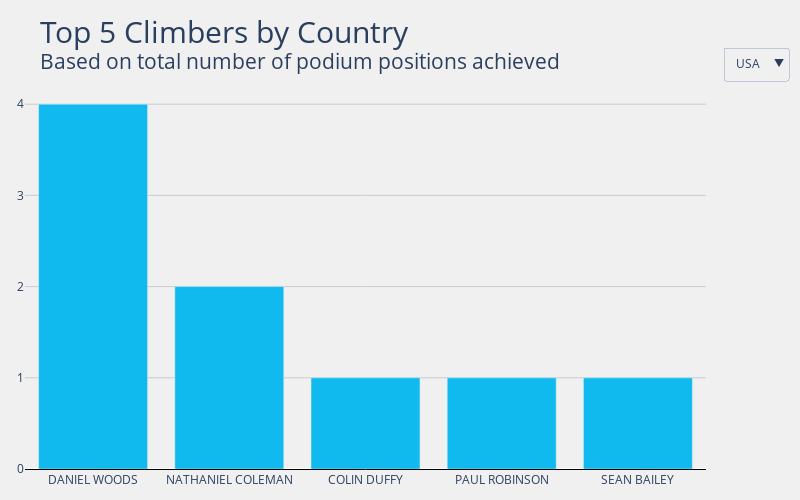

The notebook cell this image was saved under:
### Markdown cell above
## Top Climbers By Country

### Code cell
def get_top_by_country(df):
    """
    Returns a dataframe showing the top 5 climbers (if applicable)
    grouped by country.
    
    df: dataframe containing results for all bouldering events
    """
    df = df[(df['Rank'] <= 3) & (df['Rank'] > 0)] # Only get climbers on podium
    df = df.groupby(['Country'])[['Name']].value_counts().to_frame(name='Podiums').reset_index() # Each climber's podium count by year    
    df = df.groupby(['Country'], sort=False).head().reset_index(drop=True) # Top 5 climbers per year by country
    return df
    
top_by_country = get_top_by_country(boulder_men_all_results)
title = "Top 5 Climbers by Country<br><sup>Based on total number of podium positions achieved"
gen_plotly(top_by_country, 'Country', title)

### Figure 1 — Plotly figure (JSON) as saved in the notebook; plotly's stock layout.template omitted (floating-point values rounded to 4 significant figures)
{"data": [{"marker": {"color": "#10baee"}, "name": "AUT", "type": "bar", "visible": false, "x": ["KILIAN FISCHHUBER", "JAKOB SCHUBERT", "DAVID LAMA", "LUKAS ENNEMOSER"], "y": [35, 11, 4, 1]}, {"marker": {"color": "#10baee"}, "name": "CAN", "type": "bar", "visible": false, "x": ["SEAN MCCOLL"], "y": [14]}, {"marker": {"color": "#10baee"}, "name": "CZE", "type": "bar", "visible": false, "x": ["ADAM ONDRA", "MARTIN STRANIK", "TOMÁS MRÁZEK"], "y": [16, 3, 1]}, {"marker": {"color": "#10baee"}, "name": "FIN", "type": "bar", "visible": false, "x": ["NALLE HUKKATAIVAL"], "y": [1]}, {"marker": {"color": "#10baee"}, "name": "FRA", "type": "bar", "visible": false, "x": ["GUILLAUME GLAIRON MONDET", "MANUEL CORNU", "MEJDI SCHALCK", "STÉPHAN JULIEN", "ALBAN LEVIER"], "y": [9, 3, 3, 3, 2]}, {"marker": {"color": "#10baee"}, "name": "GBR", "type": "bar", "visible": false, "x": ["ANDREW EARL", "MAXIMILLIAN MILNE"], "y": [1, 1]}, {"marker": {"color": "#10baee"}, "name": "GER", "type": "bar", "visible": false, "x": ["JAN HOJER", "JONAS BAUMANN", "THOMAS TAUPORN", "YANNICK FLOHÉ"], "y": [13, 3, 2, 2]}, {"marker": {"color": "#10baee"}, "name": "ISR", "type": "bar", "visible": false, "x": ["ALEX KHAZANOV"], "y": [1]}, {"marker": {"color": "#10baee"}, "name": "ITA", "type": "bar", "visible": false, "x": ["GABRIELE MORONI", "MICHAEL PICCOLRUAZ", "CHRISTIAN CORE"], "y": [5, 1, 1]}, {"marker": {"color": "#10baee"}, "name": "JPN", "type": "bar", "visible": false, "x": ["TOMOA NARASAKI", "YOSHIYUKI OGATA", "KOKORO FUJII", "TSUKURU HORI", "REI SUGIMOTO"], "y": [24, 10, 9, 5, 5]}, {"marker": {"color": "#10baee"}, "name": "KOR", "type": "bar", "visible": false, "x": ["JONGWON CHON", "DOHYUN LEE"], "y": [11, 1]}, {"marker": {"color": "#10baee"}, "name": "NED", "type": "bar", "visible": false, "x": ["JORG VERHOEVEN"], "y": [7]}, {"marker": {"color": "#10baee"}, "name": "RUS", "type": "bar", "visible": false, "x": ["DMITRII SHARAFUTDINOV", "RUSTAM GELMANOV", "ALEKSEY RUBTSOV", "NIKOLAI IARILOVETS", "VICTOR KOZLOV"], "y": [26, 19, 14, 1, 1]}, {"marker": {"color": "#10baee"}, "name": "SLO", "type": "bar", "visible": false, "x": ["JERNEJ KRUDER", "GREGOR VEZONIK", "KLEMEN BECAN", "ANZE PEHARC"], "y": [8, 4, 2, 2]}, {"marker": {"color": "#10baee"}, "name": "SUI", "type": "bar", "visible": false, "x": ["CÉDRIC LACHAT"], "y": [3]}, {"marker": {"color": "#10baee"}, "name": "UKR", "type": "bar", "visible": false, "x": ["MYKHAYLO SHALAGIN", "STANISLAV KLESHNOV"], "y": [2, 1]}, {"marker": {"color": "#10baee"}, "name": "USA", "type": "bar", "visible": true, "x": ["DANIEL WOODS", "NATHANIEL COLEMAN", "COLIN DUFFY", "PAUL ROBINSON", "SEAN BAILEY"], "y": [4, 2, 1, 1, 1]}], "layout": {"height": 500, "margin": {"b": 25, "l": 25, "r": 25, "t": 85}, "paper_bgcolor": "#f0f0f0", "plot_bgcolor": "#f0f0f0", "title": {"font": {"size": 30}, "text": "Top 5 Climbers by Country<br><sup>Based on total number of podium positions achieved"}, "updatemenus": [{"active": 16, "buttons": [{"args": [{"showlegend": false, "title": "AUT", "visible": [true, false, false, false, false, false, false, false, false, false, false, false, false, false, false, false, false]}], "label": "AUT", "method": "update"}, {"args": [{"showlegend": false, "title": "CAN", "visible": [false, true, false, false, false, false, false, false, false, false, false, false, false, false, false, false, false]}], "label": "CAN", "method": "update"}, {"args": [{"showlegend": false, "title": "CZE", "visible": [false, false, true, false, false, false, false, false, false, false, false, false, false, false, false, false, false]}], "label": "CZE", "method": "update"}, {"args": [{"showlegend": false, "title": "FIN", "visible": [false, false, false, true, false, false, false, false, false, false, false, false, false, false, false, false, false]}], "label": "FIN", "method": "update"}, {"args": [{"showlegend": false, "title": "FRA", "visible": [false, false, false, false, true, false, false, false, false, false, false, false, false, false, false, false, false]}], "label": "FRA", "method": "update"}, {"args": [{"showlegend": false, "title": "GBR", "visible": [false, false, false, false, false, true, false, false, false, false, false, false, false, false, false, false, false]}], "label": "GBR", "method": "update"}, {"args": [{"showlegend": false, "title": "GER", "visible": [false, false, false, false, false, false, true, false, false, false, false, false, false, false, false, false, false]}], "label": "GER", "method": "update"}, {"args": [{"showlegend": false, "title": "ISR", "visible": [false, false, false, false, false, false, false, true, false, false, false, false, false, false, false, false, false]}], "label": "ISR", "method": "update"}, {"args": [{"showlegend": false, "title": "ITA", "visible": [false, false, false, false, false, false, false, false, true, false, false, false, false, false, false, false, false]}], "label": "ITA", "method": "update"}, {"args": [{"showlegend": false, "title": "JPN", "visible": [false, false, false, false, false, false, false, false, false, true, false, false, false, false, false, false, false]}], "label": "JPN", "method": "update"}, {"args": [{"showlegend": false, "title": "KOR", "visible": [false, false, false, false, false, false, false, false, false, false, true, false, false, false, false, false, false]}], "label": "KOR", "method": "update"}, {"args": [{"showlegend": false, "title": "NED", "visible": [false, false, false, false, false, false, false, false, false, false, false, true, false, false, false, false, false]}], "label": "NED", "method": "update"}, {"args": [{"showlegend": false, "title": "RUS", "visible": [false, false, false, false, false, false, false, false, false, false, false, false, true, false, false, false, false]}], "label": "RUS", "method": "update"}, {"args": [{"showlegend": false, "title": "SLO", "visible": [false, false, false, false, false, false, false, false, false, false, false, false, false, true, false, false, false]}], "label": "SLO", "method": "update"}, {"args": [{"showlegend": false, "title": "SUI", "visible": [false, false, false, false, false, false, false, false, false, false, false, false, false, false, true, false, false]}], "label": "SUI", "method": "update"}, {"args": [{"showlegend": false, "title": "UKR", "visible": [false, false, false, false, false, false, false, false, false, false, false, false, false, false, false, true, false]}], "label": "UKR", "method": "update"}, {"args": [{"showlegend": false, "title": "USA", "visible": [false, false, false, false, false, false, false, false, false, false, false, false, false, false, false, false, true]}], "label": "USA", "method": "update"}], "x": 1.12, "xanchor": "right", "y": 1.1, "yanchor": "top"}], "width": 800, "xaxis": {"autorange": true, "linecolor": "black", "range": [-0.5, 4.5], "showline": true, "title": {}, "type": "category"}, "yaxis": {"autorange": true, "gridcolor": "#cbcbcb", "range": [0, 4.211], "showticklabels": true, "tickvals": [0, 1, 2, 3, 4, 5, 6, 7, 8, 9, 10, 11, 12, 13, 14, 15, 16, 17, 18, 19, 20, 21, 22, 23, 24, 25, 26, 27, 28, 29], "title": {}, "type": "linear"}}}
